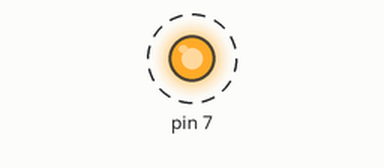
A program run on a simulated Raspberry Pi (header pin numbers). On the bench: output pins drawn as LEDs (lit = HIGH). Dashed ring = blinking. What the program prints to the terminal is not drawn. At 4.0 s the program stops and its outputs stay as they are.

Above: at 0.5 s.
Timing chart, 0 to 4.6 s (numbered marks = the images above):
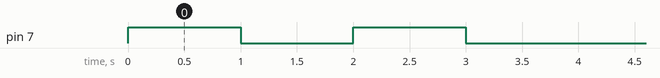

Measured:
- by itself, pin 7: alternates HIGH for 1.0 s and LOW for 1.0 s, 4 changes in all, then stays LOW

The program:

use_the_gpio.py
```python
import RPi.GPIO as GPIO
import time

GPIO.setmode(GPIO.BOARD)
GPIO.setup(7, GPIO.OUT)

GPIO.output(7,True)
time.sleep(1)
GPIO.output(7,False)
time.sleep(1)
GPIO.output(7,True)
time.sleep(1)
GPIO.output(7,False)
time.sleep(1)

print "DONE"

GPIO.cleanup()
```
